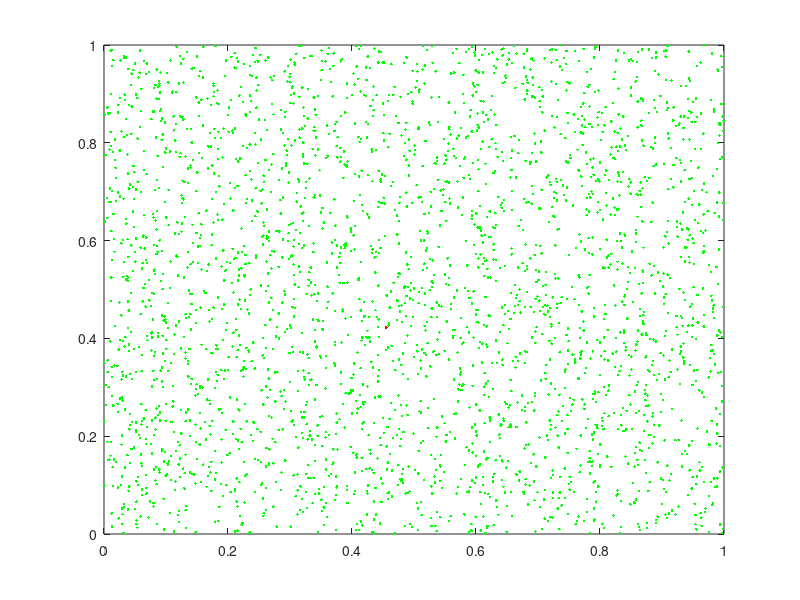

Reproduce this figure in MATLAB. (Note: this script raises an error after producing the figure.)
clear all; 
lambda=3000;
figure
npoints = poissrnd(lambda);
pproc = rand(npoints, 2);
p1 = 0.4+rand*0.2;
p2 = 0.4+rand*0.2;
receiver = [p1 p2];
plot(pproc(:,1)',pproc(:,2),'.g',p1,p2,'.r')
hold on
r = 0.1;
circle(p1,p2,r);

e_d = pproc-repmat(receiver,npoints,1);

e = e_d.*e_d;
d = sqrt(sum(e,2));
%b = d(d<0.03);
[d_er,id]= min(d)
%pi = randi([1,length(b)]);
%where = d == b(pi,1);
%id = find(where);
emitter = [pproc(id,1) pproc(id,2)];
plot(pproc(id,1),pproc(id,2),'.b');

%d_er =  sqrt((pproc(id,1)-p1)^2+(pproc(id,2)-p2)^2)

P_T = 4000;
freq = 1.5*10^9;
wave_l = (3*10^8)/freq;

%AWGN model

I = 0;
for i = 1:npoints
    rad = sqrt((pproc(i,1)-p1)^2+(pproc(i,2)-p2)^2)
    if rad<0.1 && rad > d_er
        alpha = 2;
        I = I + P_T*(wave_l/(4*3.14*rad))^2;
    end
    if(rad>=0.1)
        alpha = 4;
        I = I + (P_T*(wave_l/(4*3.14*0.1))^2) + (P_T*(0.1/rad)^alpha);
    end
end
        
noise = 0.1;
P_R = P_T * (wave_l/(4*3.14*d_er))^2;

SNR = P_R/(I+noise);

SNR_dB = 10*log10(SNR);






%Rayleigh fading

T = -75
T_end = 30
len = 10000;
Array = linspace(T,T_end,len);
mean = P_T/((4*3.14/wave_l)^2);
R_c = 0.1;

count = zeros(10000,1);
Pr_c = 0;

for c = 1:10
    for reps = 1:3000
        Random = exprnd(mean,[npoints,1]);
    
        rad_ar = sqrt(sum((pproc-repmat(receiver,npoints,1)).^2,2));
        Rad_pr0 = (rad_ar.^(-2));
        Rad_pr1 = (R_c^2)*(rad_ar.^(-4));
    
        check = rad_ar<0.1 ;
        che_ar = check .* rad_ar;
        check = che_ar>d_er;
        s_t0 = check.*Rad_pr0;
        s0 = Random.*(s_t0);
    
        check = rad_ar>=0.1;
        s_t1 = check.*Rad_pr1;
        s1 = Random.*s_t1;
    
        I_RE = sum(s0+s1);
    
        check = rad_ar == d_er;
        P_R_RE = sum(Random.*Rad_pr0.*check);
    
        SNR_RE = P_R_RE/(I_RE+noise);
        SNR_dB_RE = 10*log10(SNR_RE);
        [t,index] =  min(abs(Array-SNR_dB_RE));
        count(index) = count(index)+1;
    
    end
    
    diffs = abs(Array(1)-Array(2));
    Area = sum(count)*diffs;
    dist = count./Area;
    
    %figure(2)
    %plot(1:10000,dist)

    Thresh = -11;
    [t,ind] = min(abs(Array-Thresh));
   
    sm = sum(dist(ind:10000))*diffs;
    
    Pr_c = Pr_c+sm;
    disp(c)
end

Avg_Pr_c = Pr_c/10

